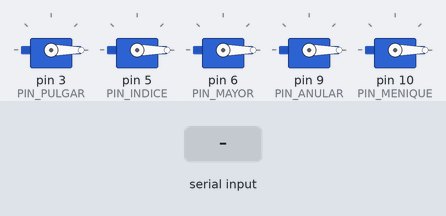
Bench run of a sketch on a simulated Arduino Uno, built with avr-gcc and run on an emulated ATmega328P. On the bench: 5 × servo. The inputs (shaded band) are chosen by the test bench.

Above: at 4.9 s.
5.0 s: "S,90\n" received over Serial
At 5.4 s:
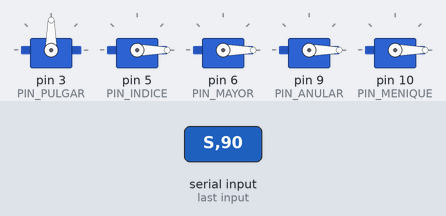
6.5 s: "S,,45\n" received over Serial
At 7.7 s:
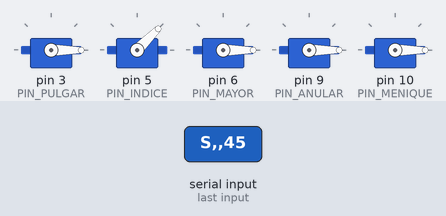
8.0 s: "S,\n" received over Serial
At 8.9 s:
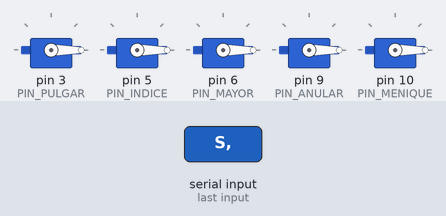
Timing chart, 0 to 11.0 s (numbered marks = the images above; inputs shaded):
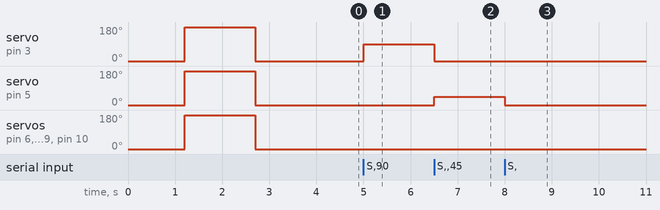

The sketch:

HandController.ino
```cpp
#include <Servo.h>

// Objetos Servo para cada dedo
Servo servoPulgar;  // Pin 3
Servo servoIndice;  // Pin 5
Servo servoMayor;   // Pin 6
Servo servoAnular;  // Pin 9
Servo servoMenique; // Pin 10

// Asignación de Pines PWM
const int PIN_PULGAR  = 3;
const int PIN_INDICE  = 5;
const int PIN_MAYOR   = 6;
const int PIN_ANULAR  = 9;
const int PIN_MENIQUE = 10;

// Limites de seguridad angular (Software Clamping)
const int ANG_MIN = 0;
const int ANG_MAX = 180;

void setup() {
  // Configuración del puerto serie a 115200 baudios (para sincronización con Python)
  Serial.begin(115200);

  // Vincular servos a los pines PWM
  servoPulgar.attach(PIN_PULGAR);
  servoIndice.attach(PIN_INDICE);
  servoMayor.attach(PIN_MAYOR);
  servoAnular.attach(PIN_ANULAR);
  servoMenique.attach(PIN_MENIQUE);

  // =====================================================
  // RUTINA DE AUTO-TEST Y PRUEBA DE POTENCIA (AL ENCHUFAR)
  // =====================================================

  // 1. Posición inicial: Mano totalmente abierta
  moverMano(0, 0, 0, 0, 0);
  delay(1200);

  // 2. Cierre completo de la mano (Prueba de consumo conjunto)
  moverMano(180, 180, 180, 180, 180);
  delay(1500);

  // 3. Regreso a posición de reposo (Mano abierta)
  moverMano(0, 0, 0, 0, 0);
  delay(1000);
}

void loop() {
  // =====================================================
  // MODO TELEOPERACIÓN EN TIEMPO REAL (RECEPCIÓN DESDE PYTHON)
  // =====================================================

  // Escuchar si hay tramas de datos provenientes de la cámara / Python
  if (Serial.available() > 0) {
    String trama = Serial.readStringUntil('\n'); // Leer línea completa
    trama.trim();

    // Comprobar formato de cabecera válido ("S,θ_pul,θ_ind,θ_may,θ_anu,θ_meñ")
    if (trama.startsWith("S,")) {
      trama = trama.substring(2); // Remover la cabecera 'S,'

      // Parsear los 5 ángulos individuales
      int angPulgar  = extraerSiguienteAngulo(trama);
      int angIndice  = extraerSiguienteAngulo(trama);
      int angMayor   = extraerSiguienteAngulo(trama);
      int angAnular  = extraerSiguienteAngulo(trama);
      int angMenique = extraerSiguienteAngulo(trama);

      // Aplicar movimiento físico a los servomotores
      moverMano(angPulgar, angIndice, angMayor, angAnular, angMenique);
    }
  }
}

// Función auxiliar para mover todos los servos aplicando restricciones de seguridad
void moverMano(int p, int i, int m, int a, int me) {
  servoPulgar.write(constrain(p, ANG_MIN, ANG_MAX));
  servoIndice.write(constrain(i, ANG_MIN, ANG_MAX));
  servoMayor.write(constrain(m, ANG_MIN, ANG_MAX));
  servoAnular.write(constrain(a, ANG_MIN, ANG_MAX));
  servoMenique.write(constrain(me, ANG_MIN, ANG_MAX));
}

// Función auxiliar para extraer números enteros de la cadena CSV
int extraerSiguienteAngulo(String &datos) {
  int indiceComa = datos.indexOf(',');
  if (indiceComa == -1) {
    int valor = datos.toInt();
    datos = "";
    return valor;
  }
  int valor = datos.substring(0, indiceComa).toInt();
  datos = datos.substring(indiceComa + 1);
  return valor;
}
```

Measured:
- after the input at 5.0 s, servo on pin 3 (PIN_PULGAR): 0° → 90° at once
- after the input at 6.5 s, servo on pin 3 (PIN_PULGAR): 90° → 0° at once; servo on pin 5 (PIN_INDICE): 0° → 45° at once
- after the input at 8.0 s, servo on pin 5 (PIN_INDICE): 45° → 0° at once
